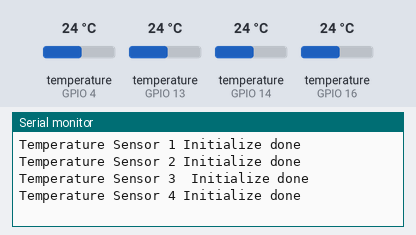
A program run on a simulated ESP32. On the bench: the last lines printed to the serial monitor. The test bench sets the inputs (shaded band); at power-on: temperature (sensors on GPIO 4, GPIO 13, GPIO 14, GPIO 16) 24 °C.

Above: at 1.3 s.
1.4 s: temperature (sensor on GPIO 4) set to 12 °C
At 4.5 s:
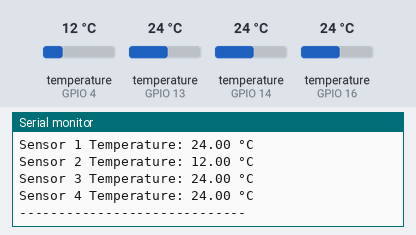
6.6 s: temperature (sensor on GPIO 13) set to 12 °C
At 7.6 s:
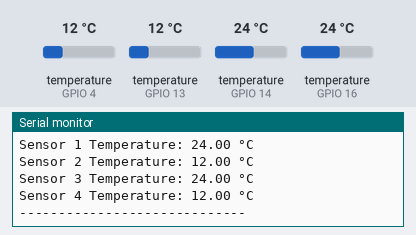
11.8 s: temperature (sensor on GPIO 14) set to 12 °C
17.0 s: temperature (sensor on GPIO 16) set to 12 °C
At 20.3 s:
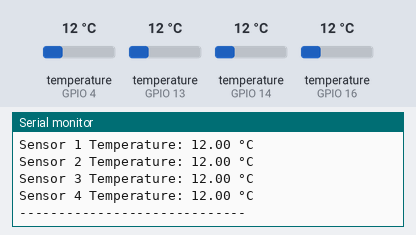
22.2 s: temperature (sensor on GPIO 4) set to 19 °C
27.4 s: temperature (sensor on GPIO 13) set to 19 °C
At 28.7 s:
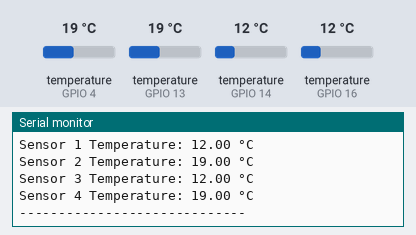
Timing chart, 0 to 30.4 s (numbered marks = the images above; inputs shaded):
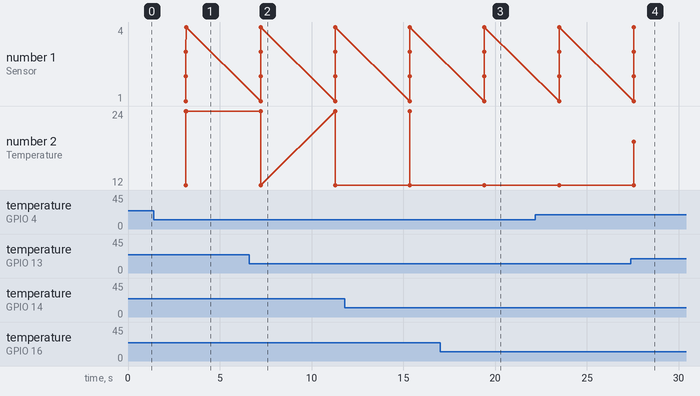

The program:

main.cpp
```cpp
#include <OneWire.h>
#include <DallasTemperature.h>

// Define sensor pins
const int Temperature_Sensor_1_Pin = 14;
const int Temperature_Sensor_2_Pin = 4;
const int Temperature_Sensor_3_Pin = 16;
const int Temperature_Sensor_4_Pin = 13;

// Initialize OneWire instances
OneWire oneWire1(Temperature_Sensor_1_Pin);
OneWire oneWire2(Temperature_Sensor_2_Pin);
OneWire oneWire3(Temperature_Sensor_3_Pin);
OneWire oneWire4(Temperature_Sensor_4_Pin);

// Initialize DallasTemperature instances
DallasTemperature Temp_Sensor1(&oneWire1);
DallasTemperature Temp_Sensor2(&oneWire2);
DallasTemperature Temp_Sensor3(&oneWire3);
DallasTemperature Temp_Sensor4(&oneWire4);

float Temperature_1 = 0;
float Temperature_2 = 0;
float Temperature_3 = 0;
float Temperature_4 = 0;

void Init_Temperature_Sensor();
void update_Temperature_1();
void update_Temperature_2();
void update_Temperature_3();
void update_Temperature_4();
void update_all_Temperature();

void setup()
{
  Serial.begin(115200);
  Init_Temperature_Sensor();
}

void loop()
{

  // update_Temperature_1();
  // update_Temperature_2();
  // update_Temperature_3();
  // update_Temperature_4();
  update_all_Temperature();

  Serial.print("Sensor 1 Temperature: ");
  Serial.print(Temperature_1);
  Serial.println(" °C");

  Serial.print("Sensor 2 Temperature: ");
  Serial.print(Temperature_2);
  Serial.println(" °C");

  Serial.print("Sensor 3 Temperature: ");
  Serial.print(Temperature_3);
  Serial.println(" °C");

  Serial.print("Sensor 4 Temperature: ");
  Serial.print(Temperature_4);
  Serial.println(" °C");

  Serial.println("-----------------------------");
  delay(1000); // Wait for 2 seconds before the next reading
}

void Init_Temperature_Sensor()
{
  Temp_Sensor1.begin();
  Serial.println("Temperature Sensor 1 Initialize done ");
  delay(10);

  Temp_Sensor2.begin();
  Serial.println("Temperature Sensor 2 Initialize done ");
  delay(10);

  Temp_Sensor3.begin();
  Serial.println("Temperature Sensor 3  Initialize done ");
  delay(10);

  Temp_Sensor4.begin();
  Serial.println("Temperature Sensor 4 Initialize done ");
  delay(10);
}
void update_Temperature_1()
{
  Temp_Sensor1.requestTemperatures();
  Temperature_1 = Temp_Sensor1.getTempCByIndex(0);

  if(Temperature_1 < -100){
    Temperature_1 = 0 ;
  }
}
void update_Temperature_2()
{
  Temp_Sensor2.requestTemperatures();
  Temperature_2 = Temp_Sensor2.getTempCByIndex(0);

  if(Temperature_2 < -100){
    Temperature_2 = 0 ;
  }
}
void update_Temperature_3()
{
  Temp_Sensor3.requestTemperatures();
  Temperature_3 = Temp_Sensor3.getTempCByIndex(0);

  if(Temperature_3 < -100){
    Temperature_3 = 0 ;
  }
}
void update_Temperature_4()
{
  Temp_Sensor4.requestTemperatures();
  Temperature_4 = Temp_Sensor4.getTempCByIndex(0);

  if(Temperature_4 < -100){
    Temperature_4 = 0 ;
  }
}
void update_all_Temperature()
{
  update_Temperature_1();
  update_Temperature_2();
  update_Temperature_3();
  update_Temperature_4();
}
```

Measured:
- after the input at 1.4 s, the serial monitor: prints a new line after 1.8 s (image 1)
- after the input at 6.6 s, the serial monitor: prints a new line after 0.63 s (image 2)
- after the input at 17.0 s, the serial monitor: prints a new line after 2.4 s (image 3)
- after the input at 27.4 s, the serial monitor: prints a new line after 0.15 s (image 4)
